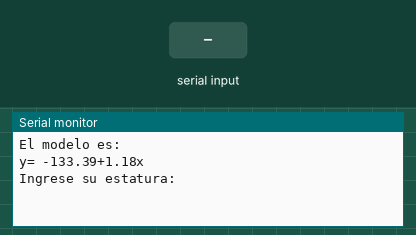
The sketch below on a simulated Arduino Uno, built for the host (arithmetic inside an expression is 32-bit, double 64-bit). Parts: the last lines printed to the serial monitor. The inputs (shaded band) are chosen by the test bench.

Above: at 1.2 s.
1.3 s: "90,45\n" received over Serial
At 3.0 s:
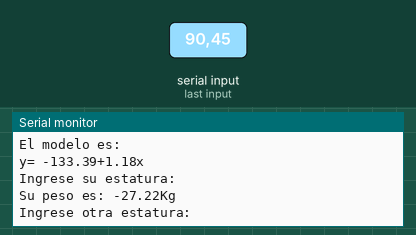
3.8 s: "30,150\n" received over Serial
At 6.1 s:
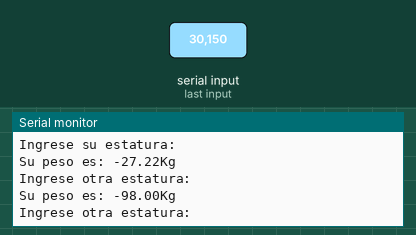

The sketch:

BolaniosBolivar_Lab4.ino
```cpp
/* Laboratorio No4
 * Bolivar Bolaños
 * Imprimir los puntos del conjunto de entrenamiento correspondientes a la regresi on lineal (pesoestatura)
  y la tendencia lineal o exponencial.

 * Al ingresar un nuevo valor por comunicaci on serial al sistema electr onico, realizar el pron ostico (en
  depedencia de la interfaz si se desea una tendencia lineal o exponencial) y gra carlo en la interfaz
  con un color diferente a lo ya visto del conjunto de entrenamiento.
 */
 #include <SoftwareSerial.h>

 #define rxPin 10
 #define txPin 11

 SoftwareSerial puerto =  SoftwareSerial(rxPin, txPin);

int matriz[14][2]={
  {170,67},
  {180,80},
  {170,65},
  {178,75},
  {160,55},
  {163,60},
  {165,63},
  {170,70},
  {164,62},
  {176,77},
  {164,60},
  {170,76},
  {170,56},
  {168,60},
  };
int m1;
int col=0;
int fil=0;
int Ex=0;
int Ey=0;
long int Exy=0;
long int Ex2=0;
long int Ex_2=0;
int n=14;
float Bo;
float m;
String dato;
int estatura;
float peso;

void setup() {
  pinMode(rxPin, INPUT);
   pinMode(txPin, OUTPUT);

  Serial.begin(9600);
  puerto.begin(9600);
  for(;fil<n;fil++){
    Ex=Ex+matriz[fil][0];
    Ey=Ey+matriz[fil][1];
    Exy=Exy+(matriz[fil][0]*matriz[fil][1]);
    Ex2=Ex2+pow(matriz[fil][0],2);
    }
    Ex_2=pow(Ex,2);
    Bo=(float(Ex2*Ey)-float(Ex*Exy))/(float(n*Ex2-Ex_2));
    m1=((n*Exy)-(Ex*Ey));
    m=float(m1)/(float(n*Ex2-Ex_2));
    Serial.println("El modelo es: ");
    Serial.println(String("y= ")+String(Bo)+String("+")+String(m)+String("x"));
    Serial.println("Ingrese su estatura:");

}

void loop() {
  if(Serial.available()>0){
    dato=Serial.readString();
    estatura=dato.toInt();
    peso=m*estatura+Bo;
    puerto.write(estatura);
    puerto.write(peso);
    Serial.println("");
    Serial.println(String("Su peso es: ")+String(peso)+String("Kg"));
    Serial.println("Ingrese otra estatura:");
    }
}
```

Measured:
- after the input at 1.3 s, the serial monitor: prints a new line after 1.0 s (image 1)
- after the input at 3.8 s, the serial monitor: prints a new line after 1.0 s (image 2)
